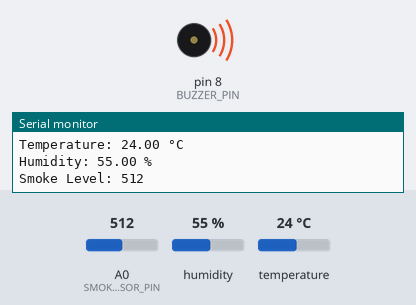
A sketch run on a simulated Arduino Uno, built with avr-gcc and run on an emulated ATmega328P. Parts: buzzer (waves = sounding), the last lines printed to the serial monitor. The test bench sets the inputs (shaded band); at power-on: A0 (SMOKE_SENSOR_PIN) = 512, temperature 24 °C, humidity 55 %.

Above: at 5.8 s.
5.9 s: A0 (SMOKE_SENSOR_PIN) set to 489
At 6.9 s:
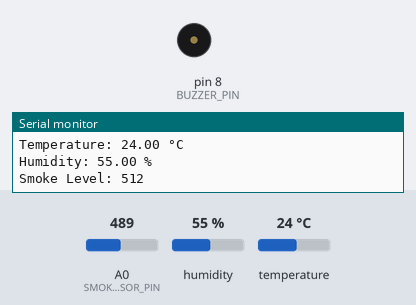
10.2 s: temperature set to 27 °C
14.5 s: temperature set to 30 °C
At 16.7 s:
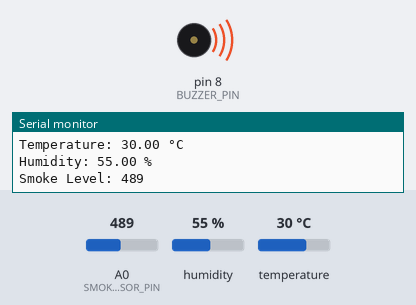
22.8 s: temperature set to 12 °C
At 23.8 s:
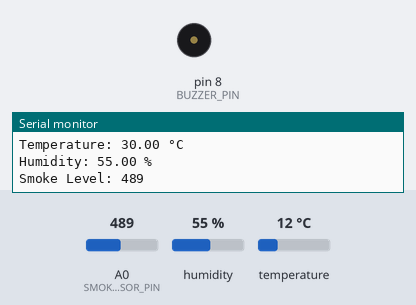
27.1 s: temperature set to 33 °C
At 28.0 s:
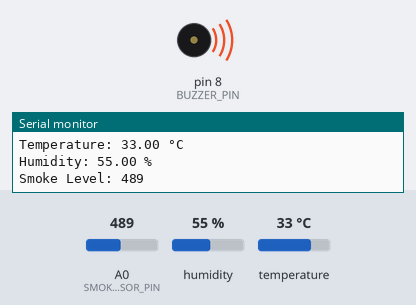
Timing chart, 0 to 36.4 s (numbered marks = the images above; inputs shaded):
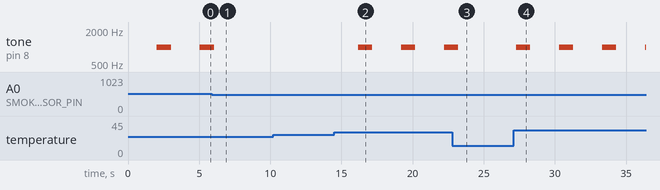

Measured:
- the behaviour switches between 501 and 500 on A0 (SMOKE_SENSOR_PIN) (found by bisection; images 0 and 1)
- the behaviour switches between 28 and 29 °C on temperature (found by bisection; images 1 and 2)
- after the input at 5.9 s, tone on pin 8 (BUZZER_PIN): goes on until 6.0 s, then stays silent
- after the input at 14.5 s, tone on pin 8 (BUZZER_PIN): alternates 1000 Hz for 1.0 s and silent for 2.0 s, starting after 1.7 s
- after the input at 22.8 s, tone on pin 8 (BUZZER_PIN): goes on until 23.2 s, then stays silent
- after the input at 27.1 s, tone on pin 8 (BUZZER_PIN): alternates 1000 Hz for 1.0 s and silent for 2.0 s, starting after 0.17 s

The sketch:

sensor_monitoring.ino
```cpp
#include <DHT.h>

// Define the pin for the DHT sensor
#define DHTPIN 2

// Define the type of DHT sensor (DHT11 in this case)
#define DHTTYPE DHT11

// Define the pin for the smoke sensor
#define SMOKE_SENSOR_PIN A0

// Define the pin for the buzzer
#define BUZZER_PIN 8

// Create a DHT object
DHT dht(DHTPIN, DHTTYPE);

void setup() {
  // Start serial communication
  Serial.begin(9600);

  // Set the buzzer pin as an output
  pinMode(BUZZER_PIN, OUTPUT);

  // Initialize the DHT sensor
  dht.begin();
}

void loop() {
  // Delay for 2 seconds
  delay(2000);

  // Read temperature from the DHT sensor
  float temperature = dht.readTemperature();

  // Read humidity from the DHT sensor
  float humidity = dht.readHumidity();

  // Read analog value from the smoke sensor
  int smokeLevel = analogRead(SMOKE_SENSOR_PIN);

  // Check if the temperature and humidity readings are valid
  if (!isnan(temperature) && !isnan(humidity)) {
    // Print temperature and humidity to the serial monitor
    Serial.print("Temperature: ");
    Serial.print(temperature);
    Serial.println(" °C");
    Serial.print("Humidity: ");
    Serial.print(humidity);
    Serial.println(" %");

    // Print smoke level to the serial monitor
    Serial.print("Smoke Level: ");
    Serial.println(smokeLevel);

    // Check if temperature is above 28.90 degrees Celsius or smoke level is above 500
    if (temperature > 28.90 || smokeLevel > 500) {
      // Activate the buzzer with a tone for 1 second
      tone(BUZZER_PIN, 1000, 1000);
      delay(1000);
      // Turn off the buzzer
      noTone(BUZZER_PIN);
    }
  } else {
    // Print an error message if there is an issue with data transmission from the DHT sensor
    Serial.println("Error in data transmission");
  }
}
```
